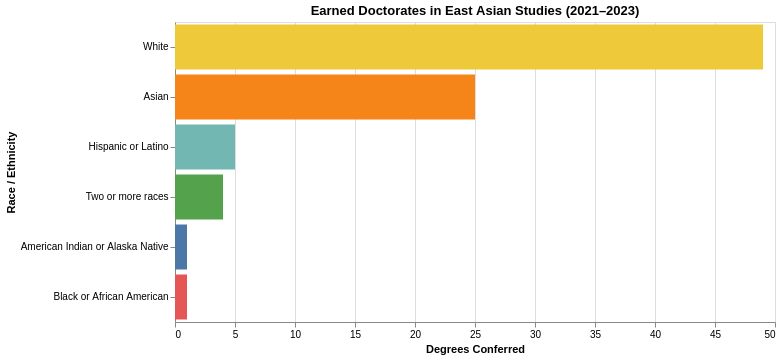

Source (notebook cell):
### Markdown cell above
<div class="text-box">
    
## Earned Doctorates in East Asian Studies by Race/Ethnicity

### Code cell
#| code-fold: true


majors = [
   '05.0104 - East Asian Studies.',    
'16.0300 - East Asian Languages, Literatures, and Linguistics, General.',
'16.0399 - East Asian Languages, Literatures, and Linguistics, Other.'

]

majors_df = (
     df[df["Major"].isin(majors)]
    .groupby(["Major", "Race and Ethnicity"])["Awards/Degrees Conferred"]
    .sum()
    .reset_index()
)


overall = (
    majors_df.groupby("Race and Ethnicity")["Awards/Degrees Conferred"]
    .sum()
    .reset_index()
)
overall["Major"] = "All Earned Doctorates in East Asian Studies (total)"
majors_df = pd.concat([majors_df, overall], ignore_index=True)


major_dropdown = alt.binding_select(
    options=majors_df["Major"].unique().tolist(),
    name="Select Major: "
)
major_param = alt.param(
    name="Major",
    bind=major_dropdown,
    value="All Earned Doctorates in East Asian Studies (total)"
)


chart = (
    alt.Chart(majors_df)
    .add_params(major_param)
    .transform_filter(
        alt.datum.Major == major_param
    )
    .mark_bar()
    .encode(
        x=alt.X("Awards/Degrees Conferred:Q", title="Degrees Conferred"),
        y=alt.Y("Race and Ethnicity:N", sort="-x", title="Race / Ethnicity"),
        color=alt.Color("Race and Ethnicity:N", legend=None),
        tooltip=["Race and Ethnicity:N", "Awards/Degrees Conferred:Q"]
    )
    .properties(
        title="Earned Doctorates in East Asian Studies (2021–2023)",
        width=600,
        height=300
    )
)



chart

### Figure 1 — Vega-Lite specification as saved in the notebook (floating-point values rounded to 4 significant figures)
{"config": {"view": {"continuousWidth": 300, "continuousHeight": 300}}, "data": {"name": "data-cc8f114c8668f25d66946a1be13b4498"}, "mark": {"type": "bar"}, "encoding": {"color": {"field": "Race and Ethnicity", "legend": null, "type": "nominal"}, "tooltip": [{"field": "Race and Ethnicity", "type": "nominal"}, {"field": "Awards/Degrees Conferred", "type": "quantitative"}], "x": {"field": "Awards/Degrees Conferred", "title": "Degrees Conferred", "type": "quantitative"}, "y": {"field": "Race and Ethnicity", "sort": "-x", "title": "Race / Ethnicity", "type": "nominal"}}, "height": 300, "params": [{"name": "Major", "bind": {"input": "select", "options": ["05.0104 - East Asian Studies.", "16.0300 - East Asian Languages, Literatures, and Linguistics, General.", "16.0399 - East Asian Languages, Literatures, and Linguistics, Other.", "All Earned Doctorates in East Asian Studies (total)"], "name": "Select Major: "}, "value": "All Earned Doctorates in East Asian Studies (total)"}], "title": "Earned Doctorates in East Asian Studies (2021–2023)", "transform": [{"filter": "(datum.Major === Major)"}], "width": 600, "$schema": "https://vega.github.io/schema/vega-lite/v5.14.1.json", "datasets": {"data-cc8f114c8668f25d66946a1be13b4498": [{"Major": "05.0104 - East Asian Studies.", "Race and Ethnicity": "Asian", "Awards/Degrees Conferred": 5}, {"Major": "05.0104 - East Asian Studies.", "Race and Ethnicity": "Hispanic or Latino", "Awards/Degrees Conferred": 2}, {"Major": "05.0104 - East Asian Studies.", "Race and Ethnicity": "Two or more races", "Awards/Degrees Conferred": 1}, {"Major": "05.0104 - East Asian Studies.", "Race and Ethnicity": "White", "Awards/Degrees Conferred": 11}, {"Major": "16.0300 - East Asian Languages, Literatures, and Linguistics, General.", "Race and Ethnicity": "American Indian or Alaska Native", "Awards/Degrees Conferred": 1}, {"Major": "16.0300 - East Asian Languages, Literatures, and Linguistics, General.", "Race and Ethnicity": "Asian", "Awards/Degrees Conferred": 10}, {"Major": "16.0300 - East Asian Languages, Literatures, and Linguistics, General.", "Race and Ethnicity": "Black or African American", "Awards/Degrees Conferred": 1}, {"Major": "16.0300 - East Asian Languages, Literatures, and Linguistics, General.", "Race and Ethnicity": "Hispanic or Latino", "Awards/Degrees Conferred": 3}, {"Major": "16.0300 - East Asian Languages, Literatures, and Linguistics, General.", "Race and Ethnicity": "Two or more races", "Awards/Degrees Conferred": 1}, {"Major": "16.0300 - East Asian Languages, Literatures, and Linguistics, General.", "Race and Ethnicity": "White", "Awards/Degrees Conferred": 23}, {"Major": "16.0399 - East Asian Languages, Literatures, and Linguistics, Other.", "Race and Ethnicity": "Asian", "Awards/Degrees Conferred": 10}, {"Major": "16.0399 - East Asian Languages, Literatures, and Linguistics, Other.", "Race and Ethnicity": "Two or more races", "Awards/Degrees Conferred": 2}, {"Major": "16.0399 - East Asian Languages, Literatures, and Linguistics, Other.", "Race and Ethnicity": "White", "Awards/Degrees Conferred": 15}, {"Major": "All Earned Doctorates in East Asian Studies (total)", "Race and Ethnicity": "American Indian or Alaska Native", "Awards/Degrees Conferred": 1}, {"Major": "All Earned Doctorates in East Asian Studies (total)", "Race and Ethnicity": "Asian", "Awards/Degrees Conferred": 25}, {"Major": "All Earned Doctorates in East Asian Studies (total)", "Race and Ethnicity": "Black or African American", "Awards/Degrees Conferred": 1}, {"Major": "All Earned Doctorates in East Asian Studies (total)", "Race and Ethnicity": "Hispanic or Latino", "Awards/Degrees Conferred": 5}, {"Major": "All Earned Doctorates in East Asian Studies (total)", "Race and Ethnicity": "Two or more races", "Awards/Degrees Conferred": 4}, {"Major": "All Earned Doctorates in East Asian Studies (total)", "Race and Ethnicity": "White", "Awards/Degrees Conferred": 49}]}}
